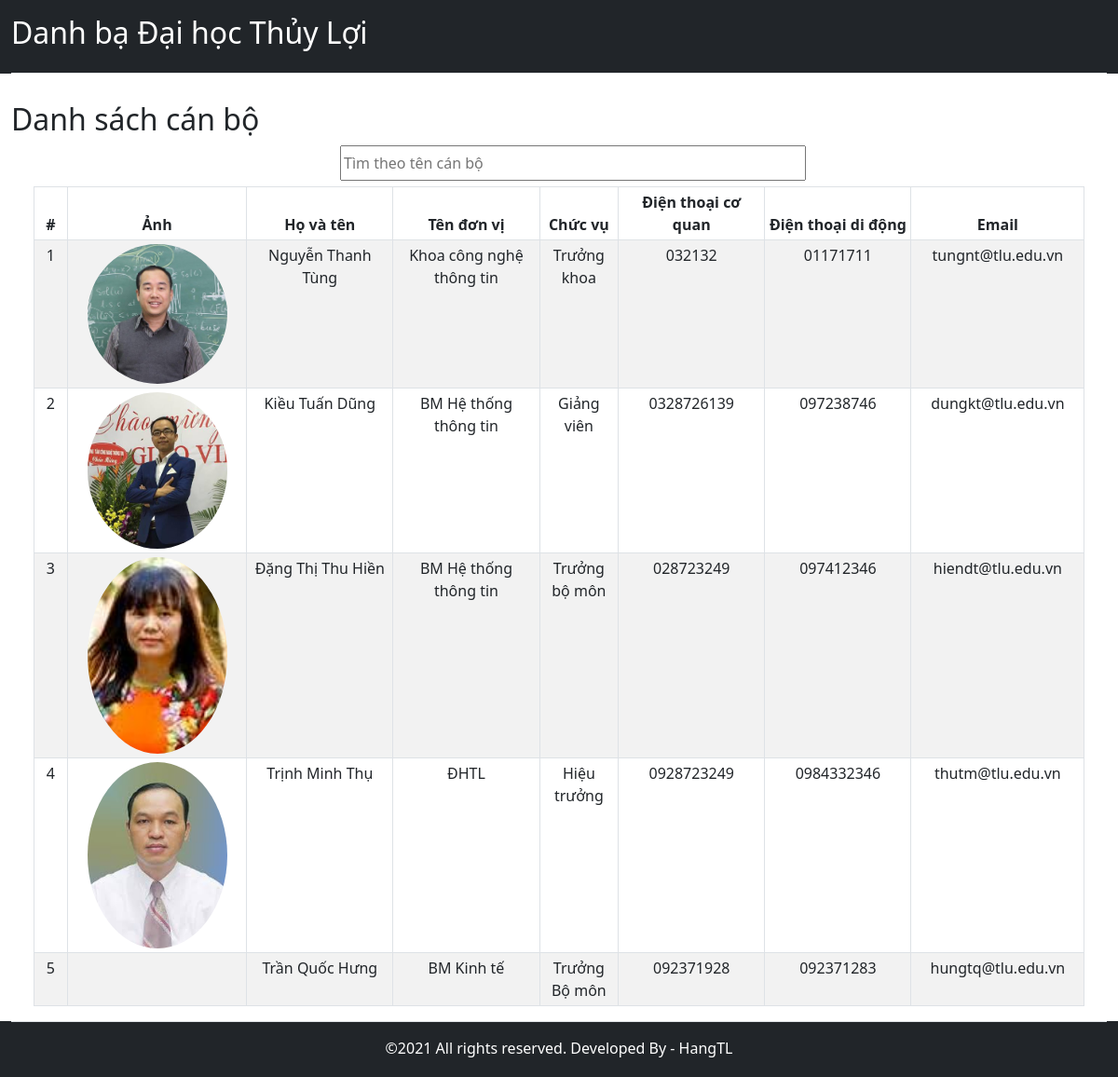
Before: / with the older database file.
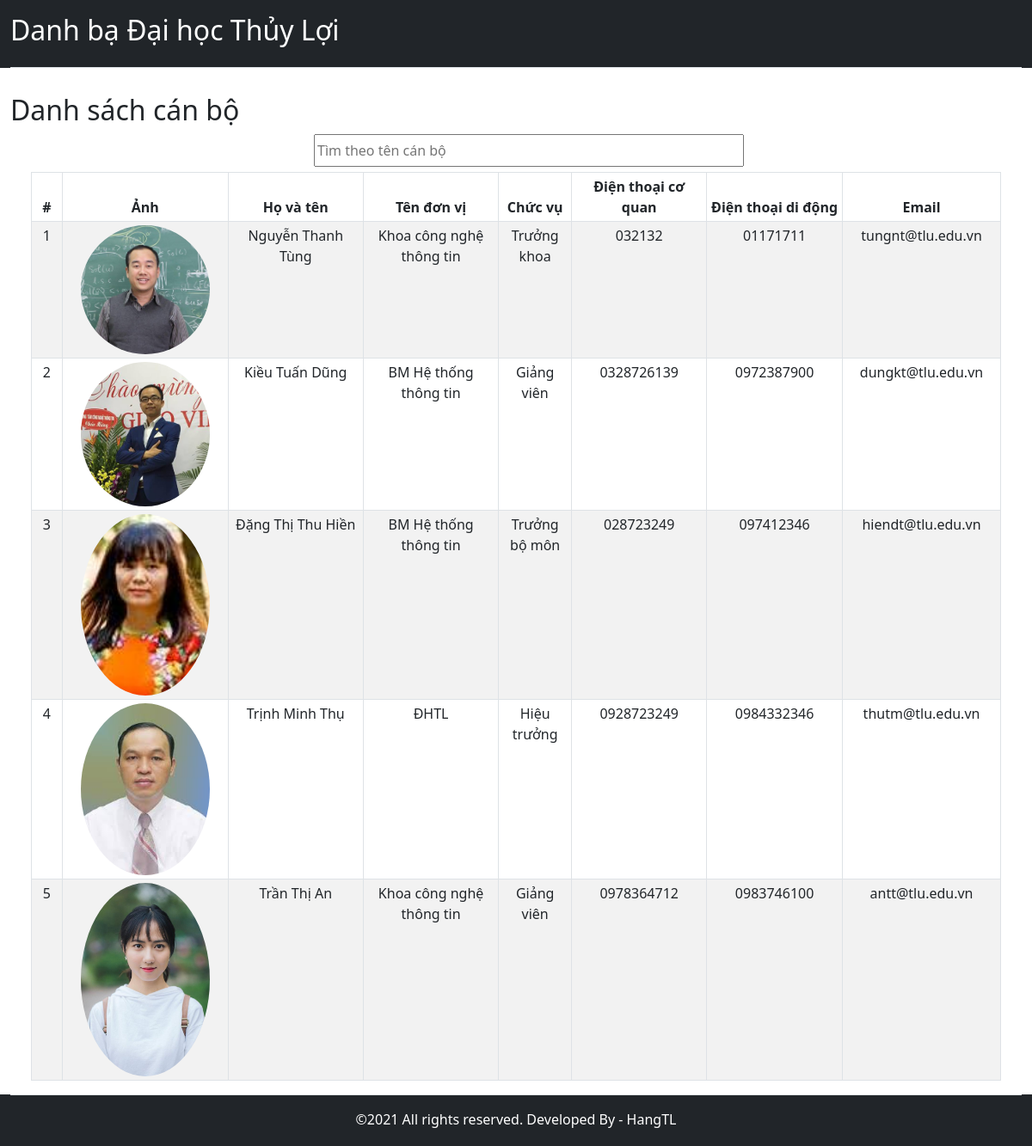
After: the same page with the newer database file.
### tables this page shows
CREATE TABLE `tbl_user` (
  `id_user` int(10) UNSIGNED NOT NULL,
  `hoten` varchar(255) NOT NULL,
  `image` varchar(255) DEFAULT NULL,
  `dtcoquan` varchar(15) NOT NULL,
  `email` varchar(255) NOT NULL,
  `dtdidong` varchar(15) NOT NULL,
  `chucvu` varchar(255) NOT NULL,
  `id_coquan` int(10) NOT NULL
);

CREATE TABLE `tbl_coquan` (
  `id_coquan` int(10) NOT NULL,
  `tendonvi` varchar(255) NOT NULL,
  `diachi` varchar(255) NOT NULL,
  `sdt` varchar(15) NOT NULL,
  `email_coquan` varchar(255) NOT NULL,
  `website` varchar(255) NOT NULL,
  `id_cha` int(10) DEFAULT NULL
);

### index.php (the view, shortened to what this page needs)
<?php
    include('admin/connection.php');
    include("templates/header.php");
?>
<div id="main-main" class="container-fluid" >
        <main>
            <h2 style="margin-top: 30px;">Danh sách cán bộ</h2>
                            <div align="center">
                                <ul class="nav d-flex justify-content-center">
                                    <li class="nav-item" style="margin-left: 30px; height: 20px;">
                                        <input style="height: 38px; width: 500px;" class="" type="text" id="myInput" onkeyup="myFunction()" placeholder="Tìm theo tên cán bộ" title="Type in a name">
                                    </li>
                                </ul>
                            <br>
                        </div>
                            <div class="row main-content" style="margin-left: 1%; margin-right: 1%;">
                                <div class=" bg-white">
                                    <div id=" list-content">
                                        <table class="table table-striped table-sm table-bordered" style="" align="center" id="myTable">
                                            <thead>
                                                <tr>
                                                    <th scope="col" style="width: 30px; overflow: hidden; text-align: center;">#</th>
                                                    <th scope="col" style="width: 50px; overflow: hidden; text-align: center;">Ảnh</th>
                                                    <th scope="col" style="width: 100px; overflow: hidden; text-align: center;">Họ và tên</th>
                                                    <th scope="col" style="width: 50px; overflow: hidden; text-align: center;">Tên đơn vị</th>
                                                    <th scope="col" style="width: 50px; overflow: hidden; text-align: center;">Chức vụ</th>
                                                    <th scope="col" style="width: 70px; overflow: hidden; text-align: center;">Điện thoại cơ quan</th>
                                                    <th scope="col" style="width: 90px;  text-align: center;">Điện thoại di động</th>
                                                    <th scope="col" style="width: 90px;  text-align: center;">Email</th>
                                                </tr>
                                            </thead>
                                            <tbody>
                                                <?php
                                                    $sql = "SELECT * FROM tbl_user,tbl_coquan where tbl_user.id_coquan = tbl_coquan.id_coquan";
                                                    $result = mysqli_query($conn,$sql);
                                                    if(mysqli_num_rows($result)>0){
                                                        $i=1;
                                                        while($row = mysqli_fetch_assoc($result)){
                                                ?>
                                                <tr>
                                                    <td style="width: 30px; overflow: hidden; text-align: center;"><?php echo $i; ?></td>
                                                    <td align="center" ><img  style="width: 150px; border-radius: 100%;" src="http://localhost/exam/<?php echo $row['image']; ?>" alt=""></td>
                                                    <td style="width: 130px; overflow: hidden; text-align: center;"><?php echo $row['hoten']; ?></td>
                                                    <td style="width: 130px; overflow: hidden; text-align: center;"><?php echo $row['tendonvi']; ?></td>
                                                    <td style="width: 70px; overflow: hidden; text-align: center;"><?php echo $row['chucvu']; ?></td>
                                                    <td style="width: 130px; overflow: hidden; text-align: center;"><?php echo $row['dtcoquan']; ?></td>
                                                    <td style="width: 130px; overflow: hidden; text-align: center;"> <?php echo $row['dtdidong']; ?></td>
                                                    <td style="width: 130px; overflow: hidden; text-align: center;"> <?php echo $row['email']; ?></td>
                                                <?php
                                                    $i++;
                                                    }
                                                }
                                                ?>
                                          </tbody>
                                        </table>
                                    </div>
                                </div>
                            </div>
                        </div>
    <?php
    include("templates/footer.php");
?>

### templates/header.php (shortened to what this page needs)
<!doctype html>
<html lang="en">
  <head>
    <link href="https://cdn.jsdelivr.net/npm/bootstrap@5.1.0/dist/css/bootstrap.min.css" rel="stylesheet">
    <link rel="stylesheet" href="https://cdn.jsdelivr.net/npm/bootstrap-icons@1.3.0/font/bootstrap-icons.css">
    <link rel="stylesheet" href="../css/style.css">
  </head>
  <body>
    <div class="container-fluid bg-dark">
        <header class="d-flex flex-wrap justify-content-center py-3 border-bottom">
        <a href="http://localhost/Project/admin/index.php" class="d-flex align-items-center mb-3 mb-md-0 me-md-auto text-dark text-decoration-none">
            <h1 class="fs-2 text-white">Danh bạ Đại học Thủy Lợi</h1>
        </a>
        </header>
    </div>

### templates/footer.php (shortened to what this page needs)
<div id="footer-footer" class="container-fluid  bg-dark" style=";  bottom: 0">
    <footer class="d-flex flex-wrap justify-content-between align-items-center py-3 border-top">
        <div class="col-md-12 text-center text-white">
            &copy;2021 All rights reserved. Developed By - <a href="#" class="text-decoration-none text-white">  HangTL</a>
        </div>
    </footer>
</div>
  </body>
</html>

### css/style.css (style rules this page uses)
.container-fluid { margin:0; }
#main-main { margin: 0; }
.main-content { flex-wrap: nowrap; }
#footer-footer { background-color: #C0C0C0; height: 60px; }

Changed rows visible on the page:
removed tbl_user: hoten "Trần Quốc Hưng", id_coquan.tendonvi "BM Kinh tế", chucvu "Trưởng Bộ môn", dtcoquan "092371928", dtdidong "092371283", email "hungtq@tlu.edu.vn"
changed tbl_user "Kiều Tuấn Dũng": dtdidong "097238746" → "0972387900"
added tbl_user: image (picture), hoten "Trần Thị An", id_coquan.tendonvi "Khoa công nghệ thông tin", chucvu "Giảng viên", dtcoquan "0978364712", dtdidong "0983746100", email "antt@tlu.edu.vn"
